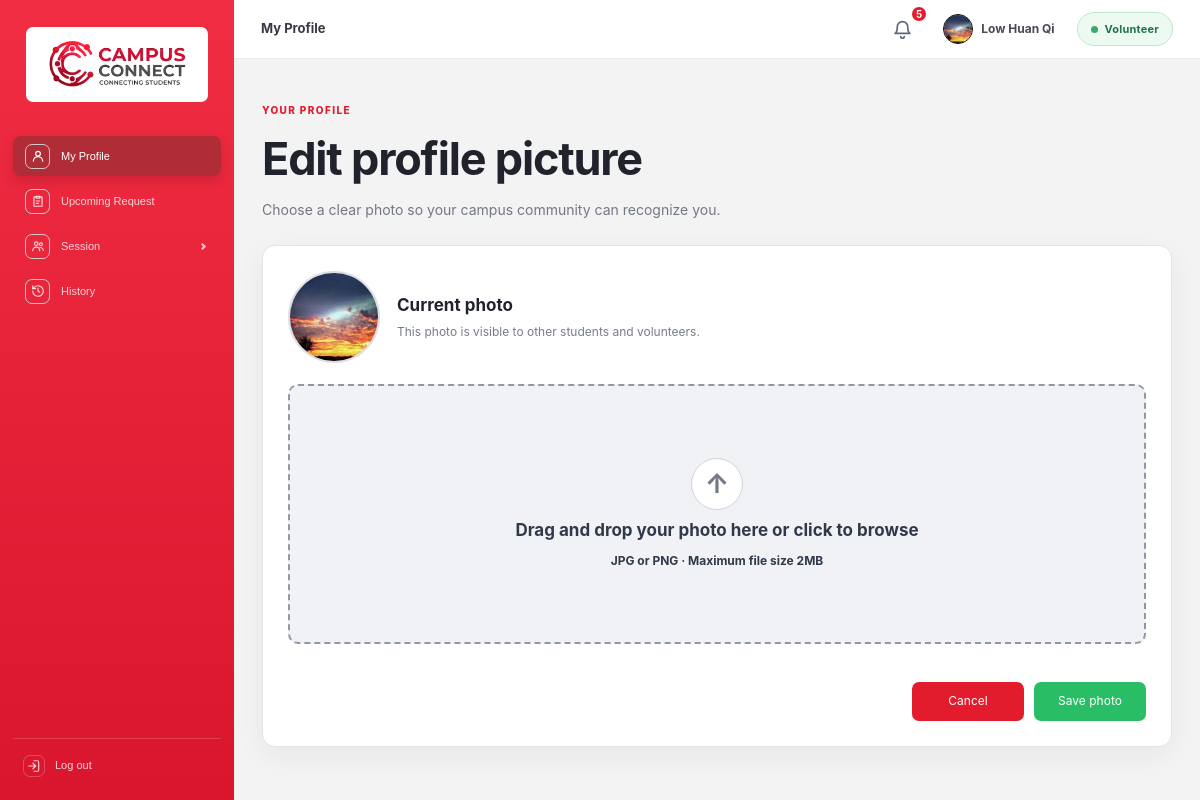
/backend/profile_management/profile_picture.php (signed in), run on the app's committed database.
### tables this page shows
CREATE TABLE `users` (
  `id` int(11) NOT NULL AUTO_INCREMENT,
  `email` varchar(150) NOT NULL,
  `full_name` varchar(100) NOT NULL,
  `university_name` varchar(100) NOT NULL,
  `password_hash` varchar(255) NOT NULL,
  `picture_url` varchar(255) DEFAULT NULL,
  `cover_photo_url` varchar(255) DEFAULT NULL,
  `volunteer_picture_url` varchar(255) DEFAULT NULL,
  `volunteer_cover_photo_url` varchar(255) DEFAULT NULL,
  `education` varchar(500) DEFAULT NULL,
  `skills` varchar(500) DEFAULT NULL,
  `support_experience` varchar(1000) DEFAULT NULL,
  `tfa_code` varchar(255) DEFAULT NULL,
  `tfa_expiry` datetime DEFAULT NULL,
  `failed_attempts` int(11) NOT NULL DEFAULT 0,
  `locked_until` datetime DEFAULT NULL,
  `remember_token_hash` char(64) DEFAULT NULL,
  `remember_expires` datetime DEFAULT NULL,
  `reset_code` varchar(6) DEFAULT NULL,
  `reset_expiry` datetime DEFAULT NULL,
  `is_volunteer` char(1) NOT NULL DEFAULT 'N',
  `is_active` char(1) NOT NULL DEFAULT 'N',
  `created_at` datetime NOT NULL DEFAULT current_timestamp(),
  PRIMARY KEY (`id`),
  UNIQUE KEY `uq_users_email` (`email`)
);

### backend/general/account_functions.php (called while the page is built, shortened)
<?php
require_once __DIR__ . '/db.php';
function e($value): string {
    return htmlspecialchars((string)$value, ENT_QUOTES, 'UTF-8');
}
function current_user(): ?array {
    global $pdo;
    $stmt = $pdo->prepare('SELECT * FROM users WHERE id = ?');
    $stmt->execute([$_SESSION['user_id']]);
    $user = $stmt->fetch();
    return $user ?: null;
}
?>

### backend/general/notifications.php (called while the page is built, shortened)
<?php
function notificationTypesForRole(?string $role): array
{
    return match ($role) {
        'student' => ['Session Requested', 'Feedback Received', 'Pending Request'],
        'volunteer' => ['Request Submitted', 'Request Response', 'Status Update', 'Session Scheduled', 'Session Rejected', 'Feedback Reminder'],
        default => [],
    };
}
function notificationRoleFilter(?string $role): array
{
    $types = notificationTypesForRole($role);
    return [' AND notice_type NOT IN (' . implode(', ', array_fill(0, count($types), '?')) . ')', str_repeat('s', count($types))];
}
function bindNotificationQueryParams(mysqli_stmt $stmt, int $userId, ?string $role, string $types): void
{
    $values = array_merge([$userId], notificationTypesForRole($role));
    $params = ['i' . $types];
    foreach ($values as &$value) {
        $params[] = &$value;
    }
    call_user_func_array([$stmt, 'bind_param'], $params);
}
function countUnreadNotifications(mysqli $conn, int $userId, ?string $role = null): int
{
    [$roleFilter, $types] = notificationRoleFilter($role);
    $stmt = $conn->prepare("SELECT COUNT(*) FROM notifications WHERE user_id = ? AND is_read = 'N'" . $roleFilter);
    bindNotificationQueryParams($stmt, $userId, $role, $types);
    $stmt->execute();
    return (int)$stmt->get_result()->fetch_row()[0];
}

### backend/profile_management/profile_picture.php (the view, shortened to what this page needs)
<?php
require_once dirname(__DIR__) . '/general/account_functions.php';
require_once dirname(__DIR__) . '/general/dashboard_header.php';
require_once dirname(__DIR__) . '/general/notifications.php';
$user = current_user();
$isVolunteer = ($user['is_volunteer'] ?? 'N') === 'Y';
$pictureColumn = $isVolunteer ? 'volunteer_picture_url' : 'picture_url';
$profilePicture = $user[$pictureColumn] ?? '';
?>
<!DOCTYPE html>
<html lang="en">
<head>
    <link rel="stylesheet" href="<?= BASE_URL ?>/frontend/css/style.css">
    <link rel="stylesheet" href="<?= BASE_URL ?>/frontend/css/profile.css">
</head>
<body class="account-page photo-page">
<div class="photo-app">
    <?php include dirname(__DIR__) . '/general/account_sidebar.php'; ?>
    <main class="photo-main">
        <?= renderDashboardHeader('My Profile', $user, null, countUnreadNotifications($conn, (int)$user['id'], $isVolunteer ? 'volunteer' : 'student')) ?>
        <section class="photo-content">
            <div class="security-page-heading"><span class="account-eyebrow">YOUR PROFILE</span><h1>Edit profile picture</h1><p>Choose a clear photo so your campus community can recognize you.</p></div>
            <section class="photo-card">
                <div class="photo-current-row">
                    <div class="photo-avatar" id="photoPreview">
                        <img src="<?= e($profilePicture ?: DEFAULT_PROFILE_PICTURE) ?>" alt="Current profile photo">
                    </div>
                    <div><h2>Current photo</h2><p>This photo is visible to other students and volunteers.</p></div>
                </div>
                <form method="post" enctype="multipart/form-data" id="photoUploadForm">
                    <label class="photo-dropzone" for="profile_picture" id="photoDropzone" tabindex="0">
                        <span class="photo-upload-icon" aria-hidden="true">↑</span>
                        <strong id="photoPrompt">Drag and drop your photo here or click to browse</strong>
                        <span id="photoFilename">JPG or PNG · Maximum file size 2MB</span>
                    </label>
                    <p class="photo-upload-help" id="photoStatus" aria-live="polite"></p>
                    <div class="photo-actions">
                        <a class="btn btn-secondary" href="<?= $isVolunteer ? BASE_URL . '/volunteer.php' : BASE_URL . '/profile.php' ?>">Cancel</a>
                        <button class="btn btn-primary" type="submit">Save photo</button>
                    </div>
                </form>
            </section>
        </section>
    </main>
</div>
</body>
</html>

### backend/general/account_sidebar.php (shortened to what this page needs)
<?php
require_once __DIR__ . '/nav_icons.php';
$isVolunteer = ($user['is_volunteer'] ?? 'N') === 'Y';
$currentFile = basename($_SERVER['SCRIPT_NAME'] ?? 'profile.php');
$requestUrl = BASE_URL . ($isVolunteer ? '/backend/request_management/upcoming_request.php' : '/backend/request_management/request.php');
?>
<aside class="dashboard-sidebar">
    <a class="account-brand account-brand-light" href="<?= BASE_URL ?>/profile.php" aria-label="Campus Connect home"><img class="account-brand-logo" src="<?= BASE_URL ?>/frontend/images/campus-connect-logo.png" alt="Campus Connect"></a>
    <nav class="dashboard-side-nav" aria-label="Main navigation">
        <a class="<?= in_array($currentFile, ['profile.php', 'edit_profile.php', 'profile_picture.php', 'volunteer.php', 'change_password.php', 'verify_password_otp.php', 'set_new_password.php'], true) ? 'active' : '' ?>" href="<?= BASE_URL ?>/profile.php"><span class="side-nav-icon"><?= navIcon('profile') ?></span>My Profile</a>
        <a href="<?= e($requestUrl) ?>"><span class="side-nav-icon"><?= navIcon('request') ?></span><?= $isVolunteer ? 'Upcoming Request' : 'Request' ?></a>
        <details class="dashboard-side-group" <?= str_contains($_SERVER['SCRIPT_NAME'] ?? '', '/session_management/') ? 'open' : '' ?>>
            <summary><span class="side-nav-icon"><?= navIcon('session') ?></span>Session</summary>
        </details>
        <a href="<?= BASE_URL ?>/backend/history_management/history.php"><span class="side-nav-icon"><?= navIcon('history') ?></span>History</a>
    </nav>
    <a class="dashboard-side-logout" href="<?= BASE_URL ?>/logout.php" data-logout-trigger><span class="side-nav-icon"><?= navIcon('logout') ?></span>Log out</a>
</aside>

### backend/general/nav_icons.php (shortened to what this page needs)
<?php
function navIcon(string $name): string
{
    return '<svg viewBox="0 0 24 24" aria-hidden="true">' . (NAV_ICONS[$name] ?? '') . '</svg>';
}

### backend/general/dashboard_header.php (shortened to what this page needs)
<?php
function renderDashboardHeader(string $title, array $user, ?array $back = null, int $unreadNotifications = 0): string
{
    $backLink = '';
    $isVolunteer = ($user['is_volunteer'] ?? 'N') === 'Y';
    $name        = $user['full_name'] ?? 'Student';
    $picture     = $isVolunteer ? ($user['volunteer_picture_url'] ?? '') : ($user['picture_url'] ?? '');
    $avatar = '<img src="' . htmlspecialchars($picture ?: DEFAULT_PROFILE_PICTURE) . '" alt="">';
    $scriptKey = basename(dirname($_SERVER['SCRIPT_NAME'] ?? '')) . '/' . basename($_SERVER['SCRIPT_NAME'] ?? '');
    $isNotificationsPage = $scriptKey === 'notification_management/notifications.php';
    $bellLabel = $isNotificationsPage
        ? 'Close notifications'
        : ($unreadNotifications > 0 ? "Notifications, $unreadNotifications unread" : 'Notifications');
    $bellHref = $isNotificationsPage
        ? BASE_URL . ($isVolunteer ? '/volunteer.php' : '/profile.php')
        : BASE_URL . '/backend/notification_management/notifications.php';
    $bell = '<a class="dashboard-bell"' . ($isNotificationsPage ? ' data-notification-toggle="close"' : '')
          . ' href="' . $bellHref . '" title="' . $bellLabel . '" aria-label="' . $bellLabel . '">'
          . '<svg viewBox="0 0 24 24" aria-hidden="true"><path d="M6 9a6 6 0 0 1 12 0c0 6 2.5 7.5 2.5 7.5h-17S6 15 6 9z"/><path d="M10 20a2 2 0 0 0 4 0"/></svg>'
          . ($unreadNotifications > 0 ? '<span class="dashboard-bell-badge">' . ($unreadNotifications > 9 ? '9+' : $unreadNotifications) . '</span>' : '')
          . '</a>';
    return '<header class="dashboard-header">'
         . '<div class="dashboard-header-title">' . $backLink . '<span>' . htmlspecialchars($title) . '</span></div>'
         . '<nav class="dashboard-nav" aria-label="Account navigation">'
         . $bell
         . '<a class="dashboard-user-chip" href="' . BASE_URL . ($isVolunteer ? '/volunteer.php' : '/profile.php') . '" aria-label="View your profile">'
         . '<span class="dashboard-user-avatar">' . $avatar . '</span>' . htmlspecialchars($name) . '</a>'
         . '<span class="dashboard-role-badge ' . ($isVolunteer ? 'is-volunteer' : 'is-student') . '" aria-label="Current role: ' . ($isVolunteer ? 'Volunteer' : 'Student') . '">' . ($isVolunteer ? 'Volunteer' : 'Student') . '</span>'
         . '</nav></header>'
         . ($isNotificationsPage
             ? '<script>(function () {'
             . 'var closeLink = document.querySelector("[data-notification-toggle=\\"close\\"]");'
             . 'if (!closeLink) { return; }'
             . 'closeLink.addEventListener("click", function (event) {'
             . '  if (window.history.length < 2 || !document.referrer) { return; }'
             . '  if (document.referrer === window.location.origin || document.referrer.indexOf(window.location.origin + "/") === 0) {'
             . '    event.preventDefault();'
             . '    window.history.back();'
             . '  }'
             . '});'
             . '})();</script>'
             : '');
}

### frontend/css/profile.css (style rules this page uses)
.photo-content { width: min(1120px,calc(100% - 56px)); padding-top: 39px; }
.photo-content .security-page-heading { margin: 0 0 25px; }
.photo-content .security-page-heading h1 { margin: 4px 0 7px; font-size: clamp(32px,4vw,45px); letter-spacing: -1.2px; }
.photo-content .security-page-heading p { font-size: 14px; }
.photo-card { padding: 25px; border-color: #e5e3e3; border-radius: 13px; box-shadow: 0 9px 30px rgba(45,35,35,.055); }
.photo-current-row { gap: 17px; margin-bottom: 21px; }
.photo-avatar { flex-basis: 92px; width: 92px; height: 92px; border-color: #dedfe4; background: #e5e6e9; }
.photo-current-row h2 { font-size: 17px; }
.photo-current-row p { font-size: 12px; }
.photo-dropzone { min-height: 260px; border-width: 2px; border-radius: 10px; background: #f1f2f5; }
.photo-dropzone { position: relative; overflow: hidden; }
.photo-dropzone strong,.photo-dropzone > span { position: relative; z-index: 1; }
.photo-upload-icon { width: 52px; height: 52px; font-size: 27px; }
.photo-dropzone strong { font-size: 17px; }
.photo-actions { gap: 10px; margin-top: 17px; }
.photo-actions .btn { min-width: 112px; }

### data on the page
users: volunteer_picture_url (picture), full_name "Low Huan Qi"

### other printed values
$title "My Profile"
$unreadNotifications "5"
